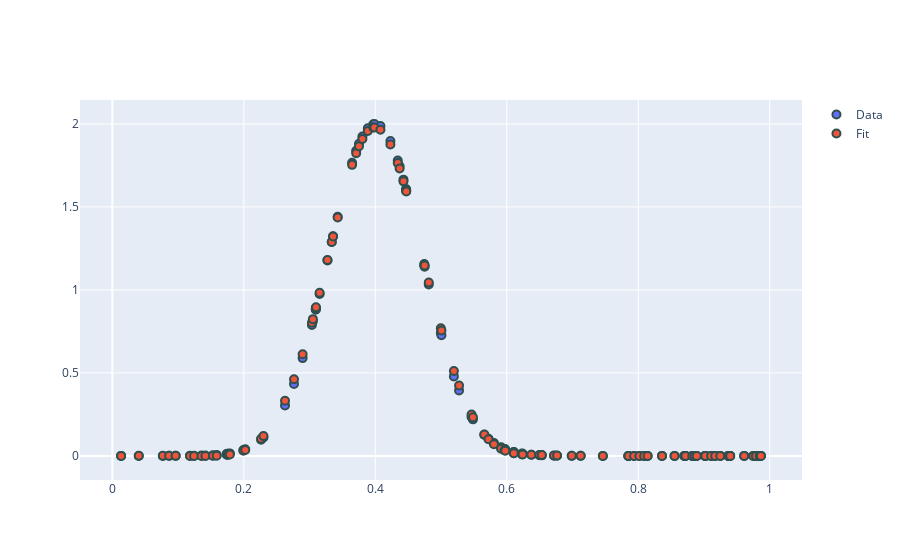

Notebook code cell kept with this figure:
### Code cell
x = np.random.random(100)
x.sort()
x = x
y = 2*np.exp(-(x - 0.4)**2 / 0.01)
n_param = 20
descr = ( ("s(1)", "peak", n_param, (0.1, 1), "quantile"), )
M = StarModel(descr=descr)
M.fit(X=x.reshape(-1,1), y=y, plot_=True)
v = check_constraint_full_model(model=M)
print(v.sum())
v
